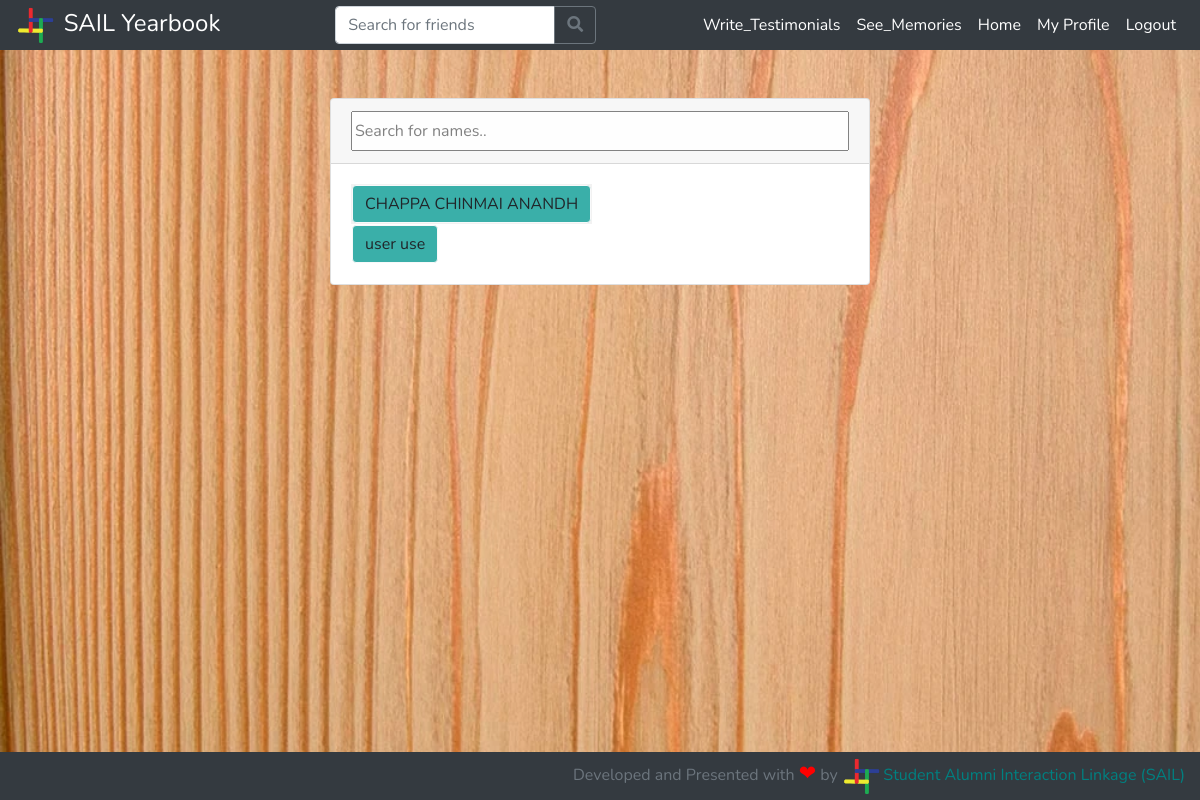
Before: /write_testimonial/ (signed in) with the older database file.
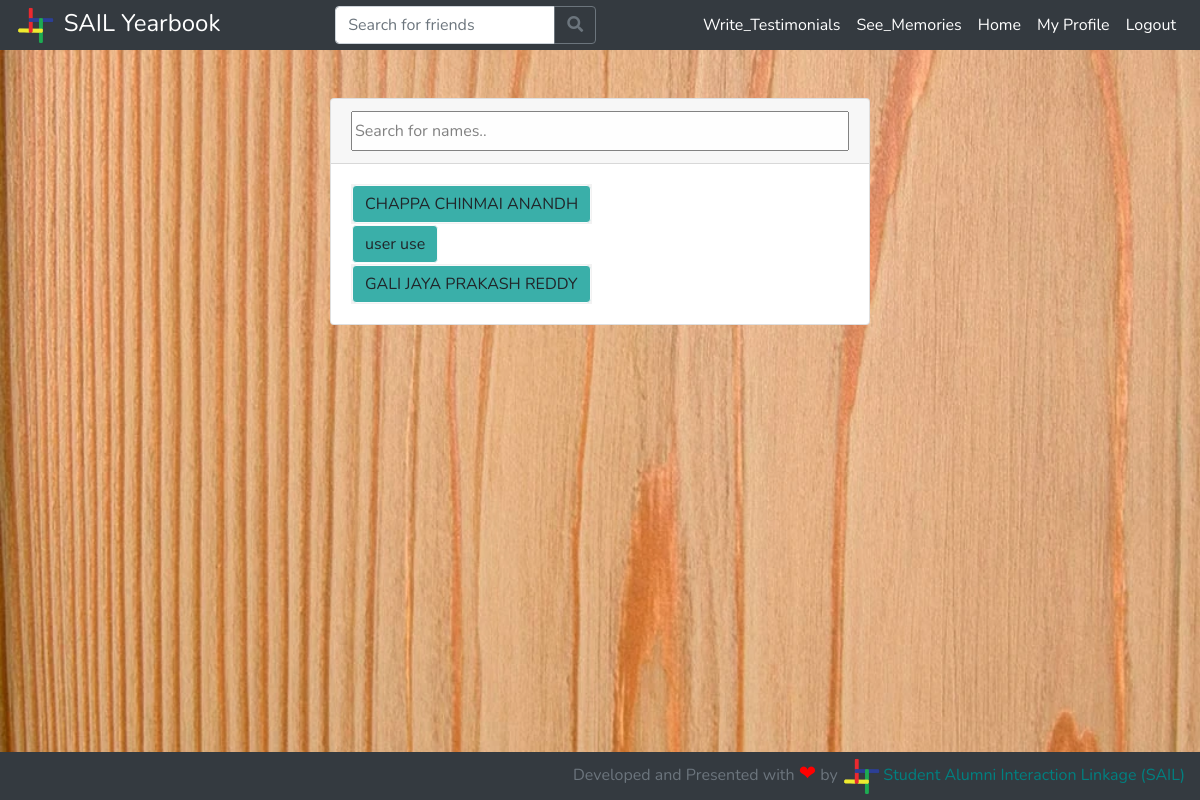
After: the same page with the newer database file.
### students/models.py (models this page shows, shortened)
class Profile(models.Model):
    btech = '01'
    mtech = '41'
    phd = '61'
    msc = '21'
    msr = '43'
    ma = '22'
    bdes = '02'
    mdes = '42'
    error = '00'
    program_values = (
        (btech, 'BTech'),
        (mtech, 'MTech'),
        (phd, 'PhD'),
        (msc, 'MSc'),
        (msr, 'MS-R'),
        (ma, 'MA'),
        (bdes, 'BDes'),
        (mdes, 'MDes'),
        (error, 'Error')
    )
    cse = '01'
    ece = '02'
    me = '03'
    ce = '04'
    dd = '05'
    bsbe = '06'
    cl = '07'
    cst = '22'
    eee = '08'
    ma = '23'
    ph = '21'
    rt = '54'
    hss = '41'
    enc = '51'
    env = '52'
    nt = '53'
    lst = '55'
    department_values = (
        (cse, 'Computer Science & Engineering'),
        (ece, 'Electronics & Communication Engineering'),
        (me, 'Mechanical Engineering'),
        (ce, 'Civil Engineering'),
        (dd, 'Design'),
        (bsbe, 'Biosciences & Bioengineering'),
        (cl, 'Chemical Engineering'),
        (cst, 'Chemical Science & Technology'),
        (eee, 'Electronics & Electrical Engineering'),
        (ma, 'Mathematics & Computing'),
        (ph, 'Engineering Physics'),
        (rt, 'Rural Technology'),
        (hss, 'Humanities & Social Sciences'),
        (enc, 'Centre for Energy'),
        (env, 'Centre for Environment'),
        (nt, 'Centre for Nanotechnology'),
        (lst, 'Centre for Linguistic Science & Technology'),
        (error, 'Error')
    )
    profile_pic = models.ImageField(upload_to='profile_pics/', default='profile_pics/no-profile-pic.png')
    user = models.ForeignKey(User, on_delete=models.CASCADE)
    full_name = models.CharField(max_length=100)
    private = models.BooleanField(default=False)
    rollno = models.IntegerField()
    program = models.CharField(max_length=2, choices=program_values)
    department = models.CharField(max_length=3, choices=department_values)
    phone = models.IntegerField(default=+919999999999)
    alt_email = models.EmailField(max_length=300,default="not_found@gmail.com")
    bio = models.TextField(max_length=1000)
    graduating = models.BooleanField(default=False)

### students/views.py (the view)
# urls.py: path('write_testimonial/', student_views.write_testimonial, name='write_testimonial'),
def write_testimonial(request):
    if request.method == 'GET':
        if request.user and not request.user.is_anonymous:
            logged_in = True
        else:
            logged_in = False
        if logged_in:
            user = User.objects.filter(username=request.user.username).first()
            profiles = Profile.objects.filter(graduating=True)
            context = {
                'user': user,
                'profiles': profiles,
                'logged_in': logged_in
            }
            return render(request, 'write_testimonial.html',context )
        else:
            return HttpResponseRedirect(reverse('login'))
    else:
        return error404(request)

### students/templates/write_testimonial.html (shortened to what this page needs)
{% extends 'base.html' %}
{% load static %}
{% block content %}
<div class="col-lg-6 col-md-12" style="margin-left:auto;margin-right:auto;">
    <div class="container">
        <div class="card">
            <div class="card-header">
            <input type="text" id="myInput" onkeyup="myFunction()" placeholder="Search for names.." title="Type in a name" style="width:100%;height:2.5em;opacity:0.9;">
            </div>
            <div class="card-body">
                <table id="myTable" class="table-striped">
                    <tbody style="width:100%;">
                        {% for profile in profiles %}
                        <tr>
                        <td><a style="background-color: #3aafa9;"href="/{{ profile.user.username }}/" class="btn btn-light" style="text-decoration:none;">{{ profile.full_name }}</a></td>
                        </tr>
                        {% endfor %}
                    </tbody>
                </table>
            </div>
        </div>
    </div>
</div>
{% endblock %}

Changed rows visible on the page:
added Profile: full_name "GALI JAYA PRAKASH REDDY"
